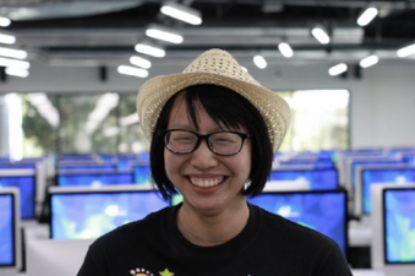
#> input picture week2/mandatory/42_photo.png, 415 x 276 px
$ python part_2.py
#> lines starting #> are read from the running program, lines starting #| are printed output that depends on the picture
import matplotlib.pyplot as plt
import numpy as np

random_matrix = np.random.randint(10, size=20)
matrix_from_array = np.arange(0,12).reshape((4, 3))

def	pure_range(n):
	return np.arange(start=0, stop=1+1/(n-1), step=1/(n-1))

big_matrix = np.arange(0,120).reshape((10, 12))
sub_matrix = big_matrix[0:4,8:12]

def	gen_binded_matrix(n, m):
	return np.concatenate([pure_range(n) for i in range(m)]).reshape((m, n))

binded_matrix = gen_binded_matrix(415, 276)

img_matrix = plt.imread("42_photo.png")
#> img_matrix is the input picture: shape (276, 415, 4) float32; mean R, G, B, A 0.437, 0.45, 0.497, 1
matrix_mul = np.dot(1/255, np.dot(binded_matrix, img_matrix))
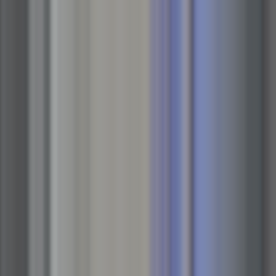
#> matrix_mul: shape (276, 276, 4) float64; mean R, G, B, A 0.351, 0.363, 0.403, 0.814; transparent parts drawn white
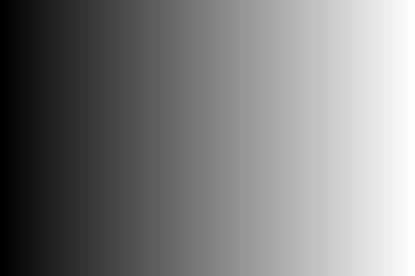
#> binded_matrix: shape (276, 415) float64; min 0, max 1, mean 0.5

print(random_matrix)
print(matrix_from_array)
print(pure_range(5))
print(big_matrix)
print(sub_matrix)

plt.imshow(binded_matrix)
plt.show()

plt.imshow(matrix_mul)
plt.show()
